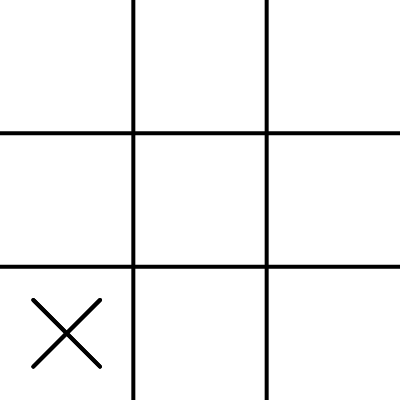
Frame 1 (no input)
Frame 60 (no input): identical to frame 1, image omitted
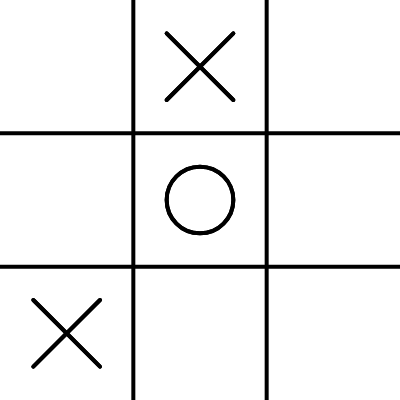
Frame 120 (the mouse pressed at the canvas centre since frame 60)

The p5.js sketch that drew these frames (run headless with seeded random() and noise() and a simulated clock; from frame 60 on, the mouse is pressed at the canvas centre):

// p5.js sketch
// ── sketch.js
let board = [
  ['','',''],
  ['','',''],
  ['','',''],
];

let w;
let h;
let available = [];
let ai = 'X';
let human = 'O';
let currentPlayer = human;
let turn = true;

function setup() {
  createCanvas(400, 400);
  frameRate(30);
  w = width/3;
  h = height/3;
  nextTurn();
}

function mousePressed() {
  if (currentPlayer == human) {
    // Human make turn
    let i = floor(mouseX / w);
    let j = floor(mouseY / h);
    // If valid turn
    if (board[j][i] == '') {
      board[j][i] = human;
      currentPlayer = ai;
      if(checkWinner() == null) //so when human wins the ai doesn't play
        nextTurn();
    }
  }
}

function nextTurn(){
  available = [];
  for(let i = 0; i < 3; i++)
    for(let j = 0; j < 3; j++){
      if(board[i][j] == ''){
        available.push({i,j});
      }
    }
    let move = random(available);
    board[move.i][move.j] = ai;
    currentPlayer = human;
}

function equals3(a,b,c){
  return (a==b && b==c && a != '');
}

function checkWinner(){
  let winner = null;
  stroke(255, 0, 0); // red stroke for who wins

  // horizontal check
  for(let i = 0 ; i < 3;i++){
    if(equals3(board[i][0],board[i][1],board[i][2])){
      winner = board[i][0];
      let x = h/2;
      let y = w * i + w/2;
      line (x, y,5*x,y); 
    }
  }
  // vertical check
  for(let i = 0 ; i < 3;i++){
    if(equals3(board[0][i],board[1][i],board[2][i])){
      winner = board[0][i];
      let x = h * i + h/2;
      let y = w/2;
      line (x,y,x,5*y); 
    }
  }

  let x = h*2 + h/2;
  let y = w*2 + w/2;
  // 1st diagonal check
  if(equals3(board[0][0],board[1][1],board[2][2])){
    winner = board[0][0];
    line (h/2,w/2,x,y); 
  }
  // 2nd diagonal check
  if(equals3(board[0][2],board[1][1],board [2][0])){
    winner = board[0][2];
    line (x,w/2,h/2,y); 
  }
  // calculations of open spots so i know if it's a tie
  let openSpots = 0;
  for (let i = 0; i < 3; i++) {
    for (let j = 0; j < 3; j++) {
      if (board[i][j] == '') {
        openSpots++;
      }
    }
  }

  // re-draw symbols 'X' or 'O' so red line is under them
  stroke(0);
  drawBoard();

  if(winner == null && openSpots == 0){
    return 'tie';
  }
  else {
    return winner;
  }
}

function draw() {
  background(255);
  strokeWeight(4);

  // draw grid 
  line(w,0,w,height);
  line(w*2,0,w*2,height);
  line(0,h,width,h);
  line(0,h*2,width,h*2);

  drawBoard();
  
  //check winner and print who won
  let result = checkWinner();
  if (result != null){
      noLoop();
      let resultP = createP('');
      resultP.style('font-size', '32pt');
      if (result == 'tie') 
        resultP.html("Tie!");
      else 
        resultP.html(`${result} wins!`);
  } 
}

function drawBoard(){

  for(let i = 0; i < 3; i++)
    for(let j = 0; j < 3; j++){
      let x = w * j + w/2;
      let y = h * i + h/2;
      let spot = board[i][j];
      textSize(32);
      let r = w/4;
      if (spot == ai){
        line (x - r, y-r, x + r, y + r); 
        line(x + r, y - r, x -r, y + r);
      }
      else if(spot == human){
        noFill();
        ellipse(x,y,r*2);
      }
    }
}
